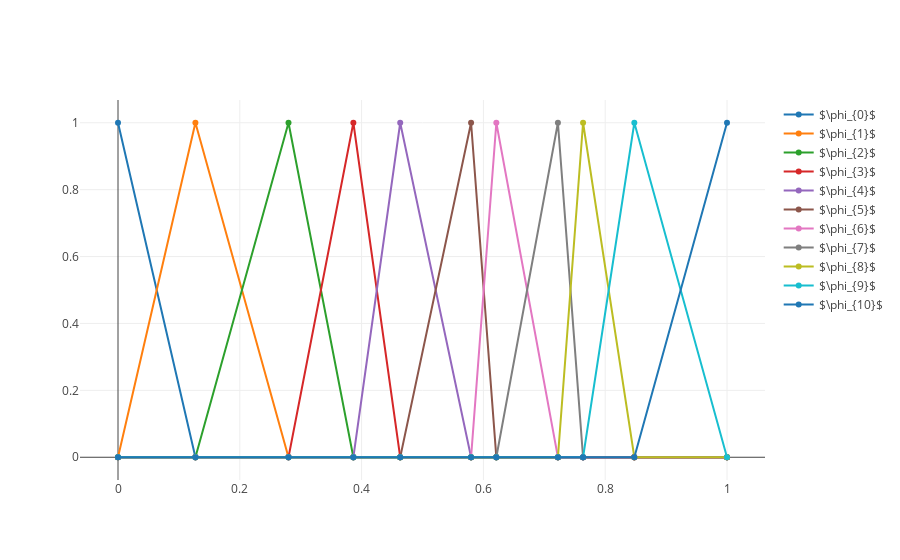

Notebook code cell kept with this figure:
### Markdown cell above
We want to have interpolatory bases, so let's have 1 over the node and zero everywhere else

### Code cell
phis = []

for i in range(n_bases):
    phi = np.zeros(s.shape)
    phi[i] = 1
    phis.append(go.Scatter(x=s, y=phi, mode='lines+markers', name="$\phi_{{{}}}$".format(i)))

fig = go.Figure(data=phis)
plotly.iplot(fig)

### Figure 1 — Plotly figure (JSON) as saved in the notebook; plotly's stock layout.template omitted (floating-point values rounded to 4 significant figures)
{"data": [{"mode": "lines+markers", "name": "$\\phi_{0}$", "type": "scatter", "uid": "141b5efe-46f1-46da-bb9e-077719ddad5f", "x": [0, 0.1271, 0.28, 0.3865, 0.4634, 0.5798, 0.6212, 0.7223, 0.7637, 0.8478, 1], "y": [1, 0, 0, 0, 0, 0, 0, 0, 0, 0, 0]}, {"mode": "lines+markers", "name": "$\\phi_{1}$", "type": "scatter", "uid": "d5a8ff38-ef42-46f1-a81a-de5d623f31bb", "x": [0, 0.1271, 0.28, 0.3865, 0.4634, 0.5798, 0.6212, 0.7223, 0.7637, 0.8478, 1], "y": [0, 1, 0, 0, 0, 0, 0, 0, 0, 0, 0]}, {"mode": "lines+markers", "name": "$\\phi_{2}$", "type": "scatter", "uid": "4cc1e392-df79-4d14-8eae-a2f035476664", "x": [0, 0.1271, 0.28, 0.3865, 0.4634, 0.5798, 0.6212, 0.7223, 0.7637, 0.8478, 1], "y": [0, 0, 1, 0, 0, 0, 0, 0, 0, 0, 0]}, {"mode": "lines+markers", "name": "$\\phi_{3}$", "type": "scatter", "uid": "c25b4bb5-4c2d-498d-b432-6272bcf4bfb2", "x": [0, 0.1271, 0.28, 0.3865, 0.4634, 0.5798, 0.6212, 0.7223, 0.7637, 0.8478, 1], "y": [0, 0, 0, 1, 0, 0, 0, 0, 0, 0, 0]}, {"mode": "lines+markers", "name": "$\\phi_{4}$", "type": "scatter", "uid": "eebb937a-8c6a-4611-91a4-3979f3a2ba21", "x": [0, 0.1271, 0.28, 0.3865, 0.4634, 0.5798, 0.6212, 0.7223, 0.7637, 0.8478, 1], "y": [0, 0, 0, 0, 1, 0, 0, 0, 0, 0, 0]}, {"mode": "lines+markers", "name": "$\\phi_{5}$", "type": "scatter", "uid": "3270e536-5773-433b-9076-95340ec582e9", "x": [0, 0.1271, 0.28, 0.3865, 0.4634, 0.5798, 0.6212, 0.7223, 0.7637, 0.8478, 1], "y": [0, 0, 0, 0, 0, 1, 0, 0, 0, 0, 0]}, {"mode": "lines+markers", "name": "$\\phi_{6}$", "type": "scatter", "uid": "e0d9ffaa-12fd-4ea1-b291-9679766647d6", "x": [0, 0.1271, 0.28, 0.3865, 0.4634, 0.5798, 0.6212, 0.7223, 0.7637, 0.8478, 1], "y": [0, 0, 0, 0, 0, 0, 1, 0, 0, 0, 0]}, {"mode": "lines+markers", "name": "$\\phi_{7}$", "type": "scatter", "uid": "1be98acd-f9c7-4e8b-858b-7024eeff5321", "x": [0, 0.1271, 0.28, 0.3865, 0.4634, 0.5798, 0.6212, 0.7223, 0.7637, 0.8478, 1], "y": [0, 0, 0, 0, 0, 0, 0, 1, 0, 0, 0]}, {"mode": "lines+markers", "name": "$\\phi_{8}$", "type": "scatter", "uid": "50232c64-3ab9-4085-965e-d71c104c7a52", "x": [0, 0.1271, 0.28, 0.3865, 0.4634, 0.5798, 0.6212, 0.7223, 0.7637, 0.8478, 1], "y": [0, 0, 0, 0, 0, 0, 0, 0, 1, 0, 0]}, {"mode": "lines+markers", "name": "$\\phi_{9}$", "type": "scatter", "uid": "4430806b-b9aa-4b32-a2d8-dcfbd6f979e4", "x": [0, 0.1271, 0.28, 0.3865, 0.4634, 0.5798, 0.6212, 0.7223, 0.7637, 0.8478, 1], "y": [0, 0, 0, 0, 0, 0, 0, 0, 0, 1, 0]}, {"mode": "lines+markers", "name": "$\\phi_{10}$", "type": "scatter", "uid": "0e95a99b-5468-4d98-b162-673fa28ca67a", "x": [0, 0.1271, 0.28, 0.3865, 0.4634, 0.5798, 0.6212, 0.7223, 0.7637, 0.8478, 1], "y": [0, 0, 0, 0, 0, 0, 0, 0, 0, 0, 1]}], "layout": {}}
